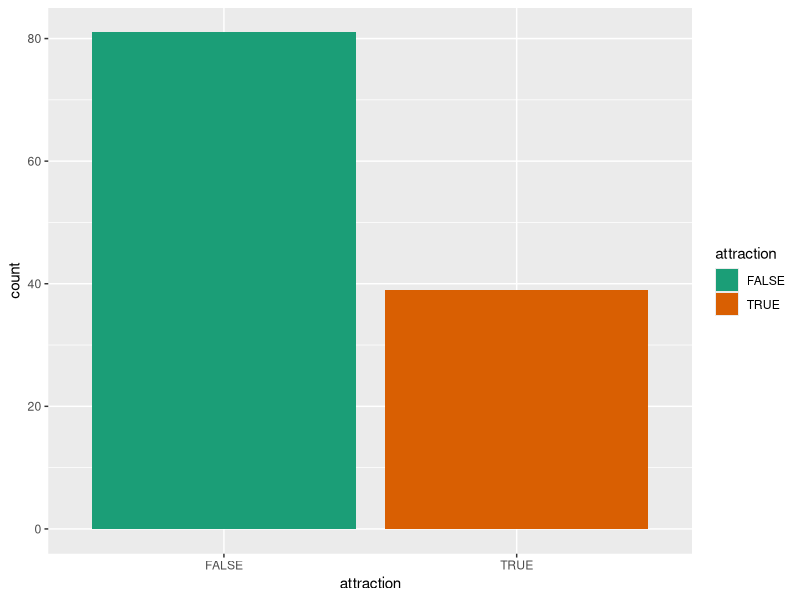
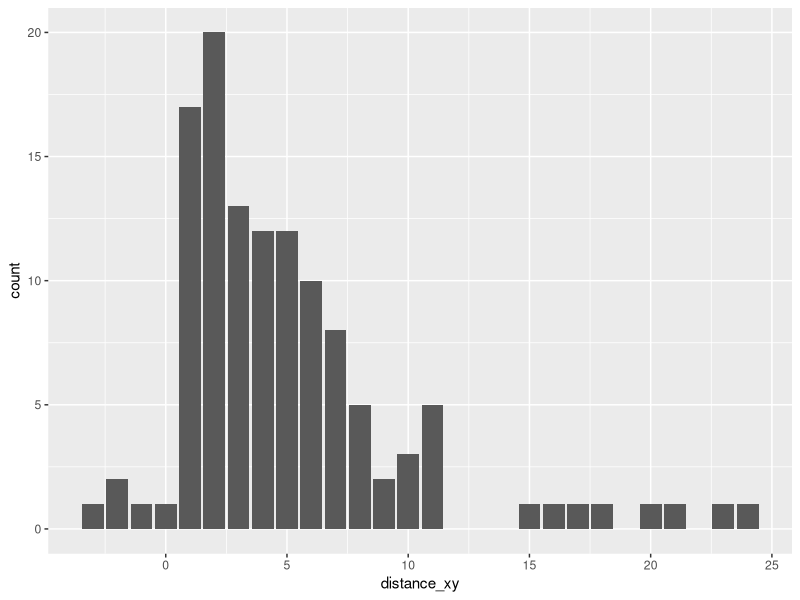
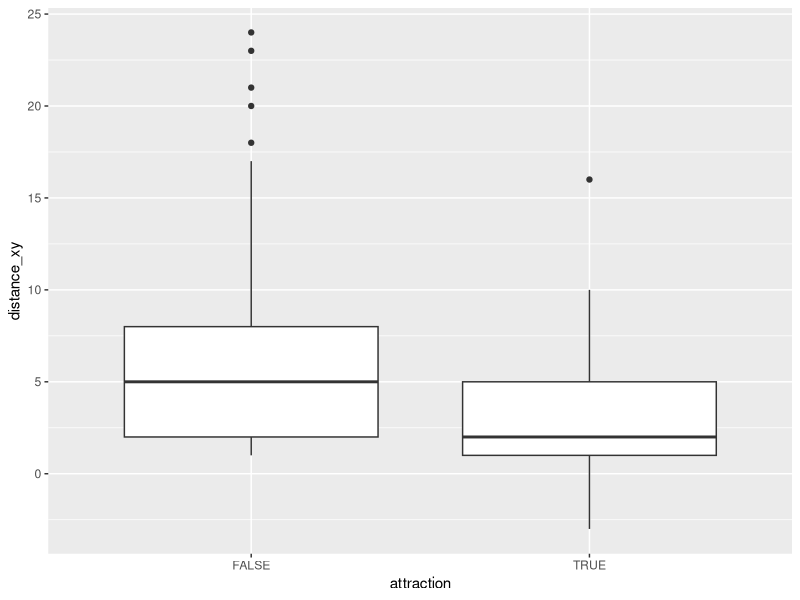

These charts were generated, in order, by the following R code:
#! /usr/bin/env R
##
##
## Author: Caio Borges Aguida Geraldes
## These files comprehend the annotated data used in my MS dissertation
## *Atração de Caso em Orações Infinitivas do Grego Antigo: estudo de caso em
## Heródoto, Platão e Xenofonte* and some usefull scripts I have employed for
## analysing it.
##
##

                                        # Loading dependencies
require(tidyverse)
require(vcd)
require(FactoMineR)
require(ca)

                                        # Reading database
data <- read_csv('./data.csv')

                                        # Produce basic statistics

                                        # General distribution of Attraction
tab.attraction <- table(data$attraction); addmargins(tab.attraction)
prop.table(tab.attraction)

                                        # Stats
chisq.test(tab.attraction)

                                        # Plot
p <- ggplot(data, aes(attraction, fill=attraction)) +
  geom_bar() +
  scale_fill_brewer(palette="Dark2")
p


                                        # Attraction and Distance
                                        # Distance and the normal distribution
p <- ggplot(data, aes(distance_xy)) +
  geom_bar()
p

shapiro.test(data$distance_xy)

wilcox.test(data$distance_xy ~ data$attraction)

p <- ggplot(data, aes(attraction, distance_xy)) +
  geom_boxplot()
p
